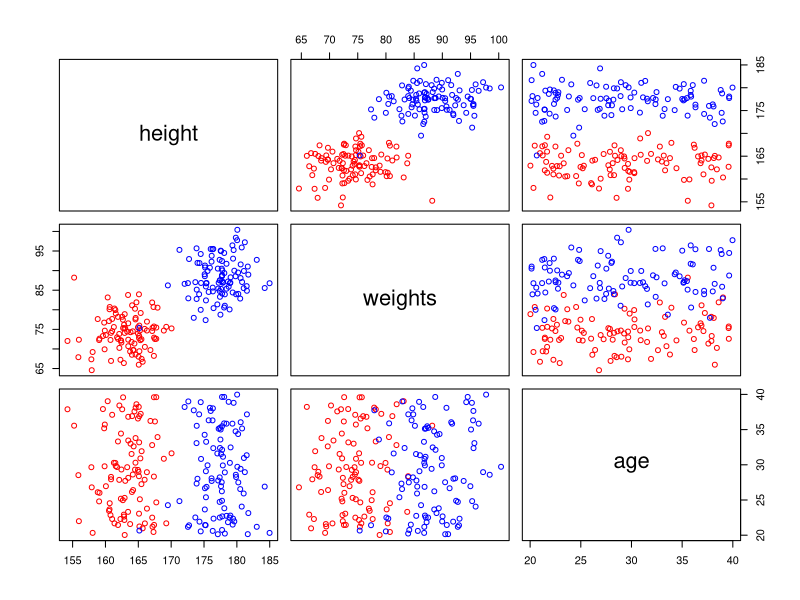
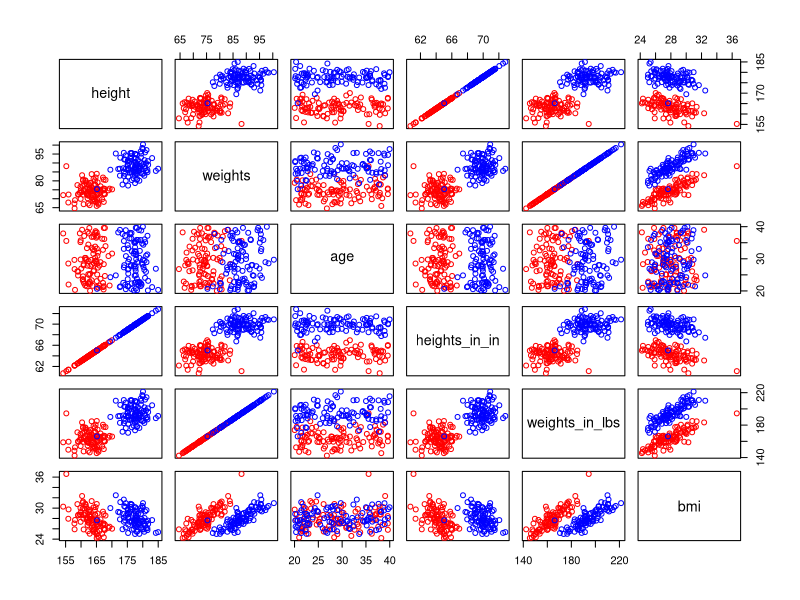
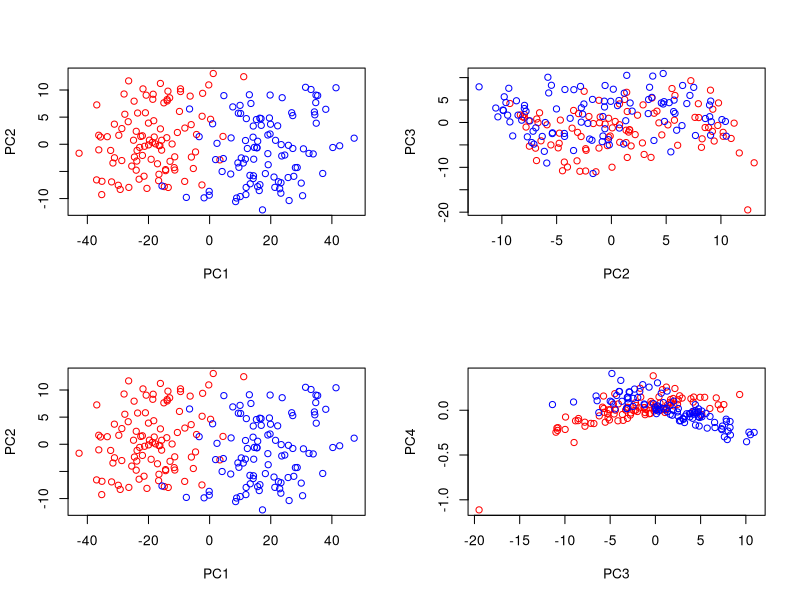
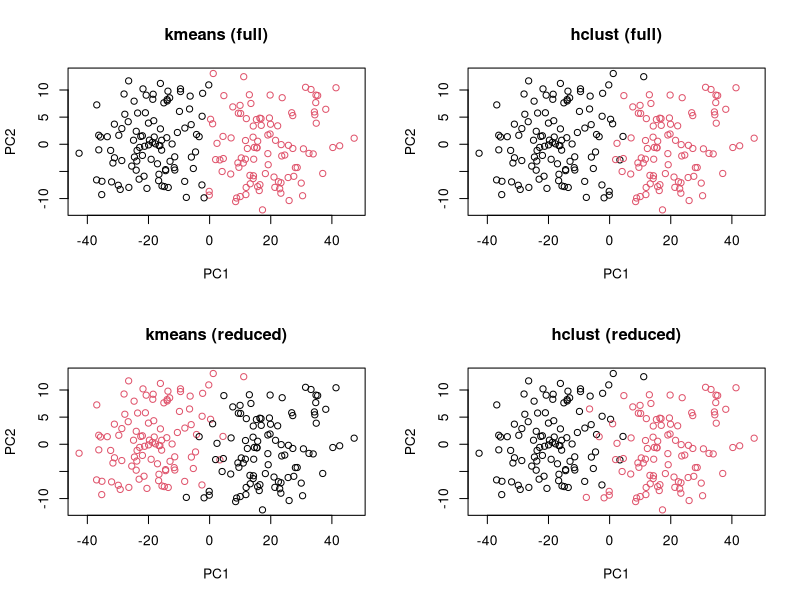

These figures' R source, in order:
# I've set up some variables that you will need to leave unchanged
# for this assignment.
 
female = list()
male = list()
all = list()

female$n = 100
male$n = 100
all$n = female$n + male$n

female$ave.height = 163.2 # cm
female$ave.weight = 74.7 # kg

male$ave.height = 177.6 # cm
male$ave.weight = 88.3 # kg 

all$height.sd = 3 # cm
all$weight.sd = 5 # kg

all$young = 20
all$old = 40

# Setting the seed
# Note: this should be left alone as well and you shouldn't set
# the seed again in this file

set.seed(42)

# Now you need to implement some helper functions to simulate
# measuring independent variables (i.e., height, weight, and age)
# from a population.

# (1 point) Implement the heights function
# 
# Takes the following arguments:
#   n: the number of samples
#   ave: the average height
#   sd: the standard deviation from that average
#
# Returns a length n numeric vector of heights randomly drawn
# from the normal distribution specified by the input average
# and standard deviation.

heights = function(n, ave, sd) {
	return(rnorm(n,ave,sd))
}

# (0 points) The weights function is already implemented
# by the heights function.
weights = heights

# (1 point) Implement the ages function
# 
# Takes the following arguments:
#   n: the number of samples
#   min: the minimum age
#   max: the maximum age
#
# Returns a length n numeric vector of ages randomly drawn
# from the uniform distribution between the oldest and youngest
# person.

ages = function(n, min, max) {
	return(runif(n,min,max)) 
}

# (1 point) Implement the convert.heights function
# 
# Takes the following arguments:
#   heights: a numeric vector of heights
#
# Returns the vector of heights converted from from cm
# to inches.  You should convert centimeters to inches
# by multiplying by 0.393701.

convert.heights = function(heights) {
    return(heights*.393701)
}

# (1 point) Implement the convert.weights function
# 
# Takes the following arguments:
#   weights: a numeric vector of weights
#
# Returns the vector of weights converted from from kilograms
# to pounds.  You should convert kilograms to pounds
# by multiplying by 2.20462.

convert.weights = function(weights)  {
	return(weights*2.20462)
}

# (2 points) Implement the compute.bmi function
# 
# Takes the following arguments:
#   heights: a numeric vector of heights (in cm)
#   weights: a numeric vector of weights (in kg)
#
# If heights and weights have the same number of elements, the
# function returns a numeric vector of bmi values.
#
# Otherwise the functions returns NULL.
#
# A person's body mass index (BMI) should be calculated as their
# weight in kg divided by their squared heights in m

compute.bmi = function(heights, weights)  {
	if(length(heights) != length(weights)){
		return(NULL)}
	else{
		return(weights/((heights/100)^2))}
}

# Now you are going to create some datastructures using these functions
# and the variables I defined for you.

# (1 point) Create a dataframe female$df.base
# The names should be as follows:
#
# > names(female$df.base)
# [1] "height" "weight" "age"
# 
# where
#
#   height is the result of calling heights
#   weight is the result of calling weights
#   age is the result of calling ages

female$df.base = data.frame(
	height = heights(female$n,female$ave.height,all$height.sd),weight = weights(female$n,female$ave.weight,all$weight.sd),age =ages(female$n,all$young,all$old) 
)

# (1 point) Create a dataframe male$df.base
# same as above but for males

male$df.base = data.frame(
   height = heights(male$n,male$ave.height,all$height.sd),weight = weights(male$n,male$ave.weight,all$weight.sd),age =ages(male$n,all$young,all$old)  
)

# (1 point) Create a dataframe female$df
# The names should be as follows:
#
# > names(female$df)
# [1] "heights"        "weights"        "age"            "heights_in_in" 
# [5] "weights_in_lbs" "bmi"
#
# where
#
#   height, weight, and age come from female$df.base
#   heights_in_in, weights_in_lbs, and bmi result from
#    calling the corresponding functions you made above
#    on the relevant parts of female$df.base

female$df = data.frame(
   height = female$df.base$height, weights = female$df.base$weight,age = female$df.base$age,heights_in_in = convert.heights(female$df.base$height),weights_in_lbs = convert.weights(female$df.base$weight), bmi = compute.bmi(female$df.base$height,female$df.base$weight) 
)

# (1 point) Create a dataframe male$df
# same as above but for males

male$df = data.frame(
   height = male$df.base$height, weights = male$df.base$weight,age = male$df.base$age,heights_in_in = convert.heights(male$df.base$height),weights_in_lbs = convert.weights(male$df.base$weight), bmi = compute.bmi(male$df.base$height,male$df.base$weight)
)

# (1 point) Create a dataframe all$df
# The first rows of this dataframe consist of female$df
# and the last rows consist of male$df.  In addition, your
# dataframe should have an additional column 'gender',
# which is a factor of 'f's and 'm's.
#
# > names(all$df)
# [1] "heights"        "weights"        "age"            "heights_in_in" 
# [5] "weights_in_lbs" "bmi"            "gender"

all$df <-  rbind(female$df,male$df)
all$df$gender <- 'f'
all$df$gender[100:200] <- 'm' 

# (2 points) Plot a scatterplot matrix from the first three columns of all$df
# Make sure that females are colored red and males are colored blue
#
# You many want to read more here:
#  http://www.stat.berkeley.edu/classes/s133/R-4a.html
all$df$gender <- factor(all$df$gender)
mycolors <- c('red','blue')
plot(all$df[,1:3],col = mycolors[all$df$gender])

# (2 points) Plot a scatterplot matrix from the first six columns of all$df
# Again make sure that females are colored red and males are colored blue

plot(all$df[,1:6],col = mycolors[all$df$gender])

# (1 point) Create a prcomp object from all$df called pca
# You will need to remove non-numeric columns first

pca = prcomp(all$df[,1:6]) 


# (4 points) Plot data projected on its principal components
#
# In one figure create the following four plots:
#  all$df projected on to it 1st and 2nd components
#  all$df projected on to it 2nd and 3rd components
#  all$df projected on to it 1st and 3rd components
#  all$df projected on to it 3rd and 4th components
#
# Again make sure that females are colored red and males are colored blue

par(mfrow=c(2,2))
plot(pca$x[,1:2],col = mycolors[all$df$gender])
plot(pca$x[,2:3],col = mycolors[all$df$gender])
plot(pca$x[,1:3],col = mycolors[all$df$gender])
plot(pca$x[,3:4],col = mycolors[all$df$gender])

# (1 point) Create a kmeans object using all$df
# set k to 2 and make sure that you use 10 different initial conditions

full.km <- kmeans(all$df[,1:6],2,nstart = 10) ## ASK ABOUT THIS ONE

# (1 point) Create a hclust object using all$df

full.hclust <-hclust(dist(all$df[,1:6])) ##ASK ABOUT THIS TOO

# (1 point) Find the labels using cutree with k=2

full.hclust.labels = cutree(full.hclust,k = 2) 
 
# (1 point) Create a kmeans object using just the first two columns of all$df
# set k to 2 and make sure that you use 10 different initial conditions

red.km = kmeans(all$df[,1:2],2,nstart = 10) 

# (1 point) Create a hclust object using just the first two columns of all$df

red.hclust = hclust(dist(all$df[,1:2]))

# (1 point) Find the labels using cutree with k=2

red.hclust.labels = cutree(red.hclust,k = 2) 


# (4 point) Plot the data projected on its first two dimensions
# (i.e., height and weight).  
#
# In one figure create four such plots where the points are
# colored according to:
#  1. full.km$cluster and title this plot "kmeans (full)"
#  2. full.hclust.labels and title this plot "hclust (full)"
#  3. red.km$cluster and title this plot "kmeans (reduced)"
#  4. red.hclust.labels and title this plot "hclust (reduced)"
#
# Use red and blue again to color the two groups, but note that
# you shouldn't try to make sure the colors are necessarily coded
# to female and male.
par(mfrow = c(2,2))
plot(pca$x[,1:2],col = full.km$cluster, main = 'kmeans (full)')
plot(pca$x[,1:2],col = full.hclust.labels,main = 'hclust (full)')
plot(pca$x[,1:2],col = red.km$cluster,main = 'kmeans (reduced)')
plot(pca$x[,1:2],col = red.hclust.labels,main = 'hclust (reduced)')
